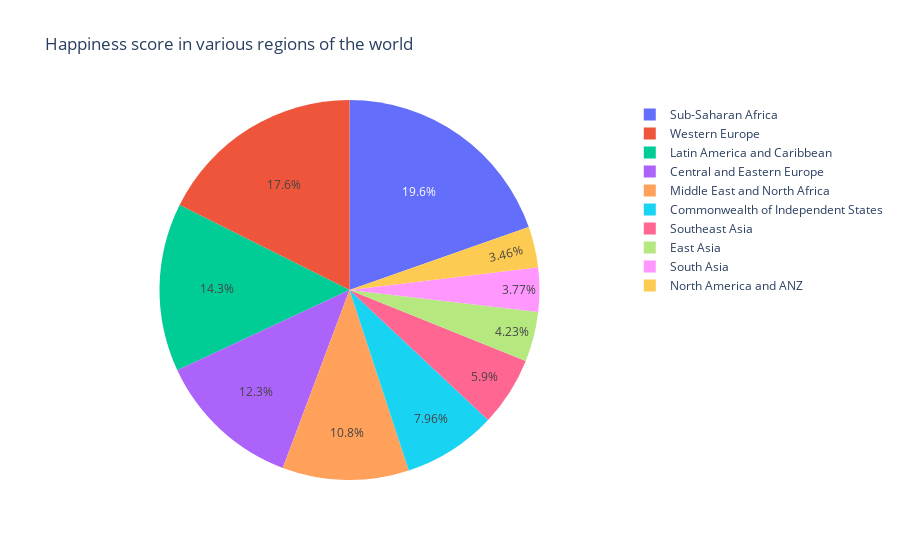

Source (notebook cell):
### Markdown cell above
#### **Happiness score in various regions of the world(2021)**

### Code cell
fig = px.pie(df1, values='Ladder score', names='Regional indicator', title='Happiness score in various regions of the world')
fig.show()

### Figure 1 — Plotly figure (JSON) as saved in the notebook; plotly's stock layout.template omitted (floating-point values rounded to 4 significant figures; data arrays with more than 128 entries replaced by an {"elided": "..."} marker saying what was removed)
{"data": [{"domain": {"x": [0, 1], "y": [0, 1]}, "hovertemplate": "Regional indicator=%{label}<br>Ladder score=%{value}<extra></extra>", "labels": {"elided": "149 str values"}, "legendgroup": "", "name": "", "showlegend": true, "values": {"elided": "149 float values"}, "type": "pie"}], "layout": {"legend": {"tracegroupgap": 0}, "title": {"text": "Happiness score in various regions of the world"}, "autosize": true}}
